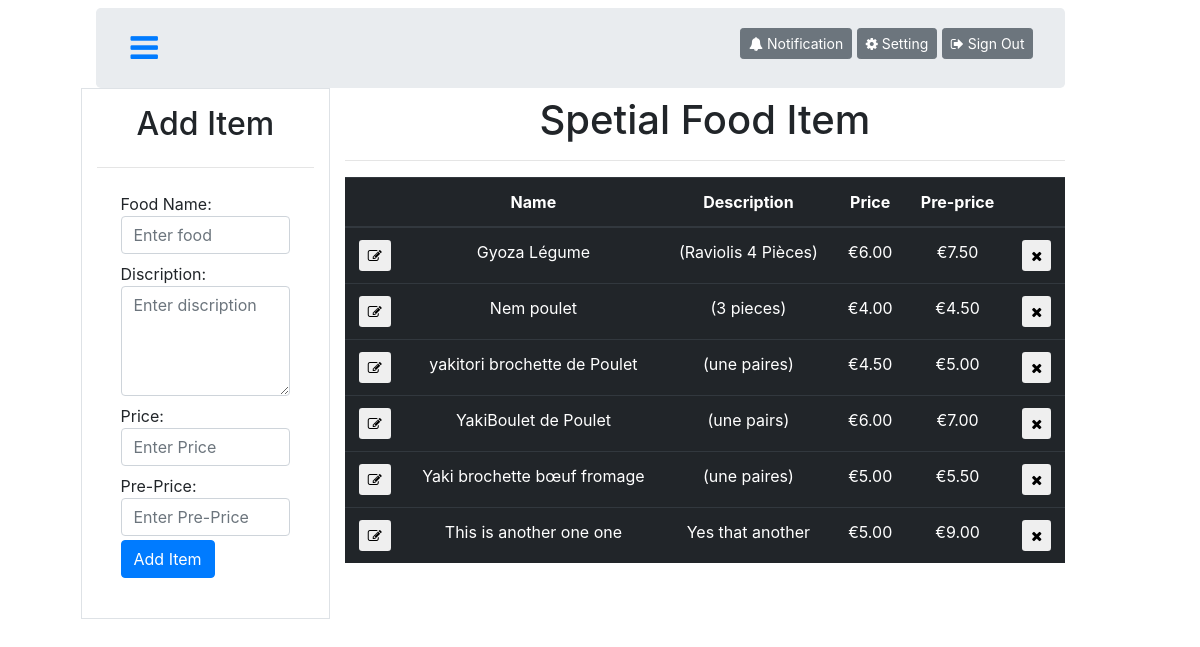
The app's page /admin/special_offer.php with its own data.
### tables this page shows
CREATE TABLE `special_offer` (
  `id` int(11) NOT NULL,
  `fname` varchar(150) NOT NULL,
  `fdiscription` varchar(500) NOT NULL,
  `fprice` double NOT NULL,
  `fpreprice` float NOT NULL
);

### admin/special_offer.php (the view, shortened to what this page needs)
<?php
    require_once 'core/dbconnection.php';
    include 'include/header.php';
    $sql= "SELECT * FROM special_offer";
    $spe_menu = mysqli_query($conn,  $sql);
?>
<section  class="conternar fluid">
    <div class="row d-flex d-md-block flex-nowrap">
        <div class="col-md-10 col px-5 pl-md-2 pt-2 mx-auto flex-collume">
            <div class="row jumbotron p-3 m-0">
                <header class=" col-md-2 col-3">
                    <a href="#" data-target="#sidebar" data-toggle="collapse" aria-expanded="false"><i class="fa fa-navicon fa-2x py-2 p-1"></i></a>
                </header>
                <div class="col-md-10 ml-0">
                    <div class="float-right" id="signout_button">
                      <button type="button" class="btn btn-secondary btn-sm mt-1"><i class="fa fa-bell pr-1"></i>Notification</button>
                      <button type="button" class="btn btn-secondary btn-sm mt-1 "><i class="fa fa-gear pr-1"></i>Setting</button>
                      <button type="button" class="btn btn-secondary btn-sm mt-1"><i class="fa fa-sign-out pr-1"></i>Sign Out</button>
                    </div>
                </div>
            </div>
            <div class="row flex-fill justify-content-around">
                <div class="col-md-3 col border border-1">
                    <h2 class="text-center p-3"><?=((isset($_GET['edit']))?'Edit':'Add')?> Item</h2>
                    <hr class="mt-0">
                    <form class="form-group pl-4 pr-4 pb-4 pt-0" action="special_offer.php<?=((isset($_GET['edit']))?'?edit='.$edit_id:'');?>" method="POST" enctype="multipart/form-data">
                        <?php
                        $food_name='';
                        $food_discription='';
                        $food_price ='';
                        $food_preprice ='';
                        ?>
                        <label for="food" class="mt-2 mb-0">Food Name:</label>
                        <input type="text" class="form-control" id="food" placeholder="Enter food" name="food" value="<?=$food_name;?>" >
                        <label for="discription" class="mt-2 mb-0">Discription:</label>
                        <textarea name="discription" rows="4" class="form-control" id="discription" placeholder="Enter discription" value="Testing"><?=$food_discription;?></textarea>
                        <label for="Price" class="mt-2 mb-0">Price:</label>
                        <input type="Price" class="form-control" id="Price" placeholder="Enter Price" name="price" value="<?=$food_price;?>">
                        <label for="Pre-Price" class="mt-2 mb-0">Pre-Price:</label>
                        <input type="text" class="form-control " id="Pre-Price" placeholder="Enter Pre-Price" name="Pre_Price" value="<?=$food_preprice;?>">
                        <input type="submit" value="<?=((isset($_GET['edit']))?'Edit':'Add')?> Item" class="btn btn-primary mt-1" name="specialitem">
                    </form>
                </div>
                <div class="col-md-9 colsm-12">
                    <h1 class="text-center pt-2">Spetial Food Item</h1>
                    <hr>
                    <table class="table table-dark table-hover text-center ">
                        <thead>
                          <tr>
                            <th></th>
                            <th>Name</th>
                            <th>Description</th>
                            <th>Price</th>
                            <th>Pre-price</th>
                            <th></th>
                          </tr>
                        </thead>
                        <tbody>
                            <?php while( $food=mysqli_fetch_assoc($spe_menu)) : ?>
                          <tr>
                            <td><a href="special_offer.php?edit=<?= $food['id']; ?>"><button class="btn btn-sm btn-default"><i class="fa fa-edit"></i></button></a></td>
                            <td><?= $food['fname'] ?></td>
                            <td><?= $food['fdiscription'] ?></td>
                            <td>&euro;<?= number_format($food['fprice'],2) ?></td>
                            <td>&euro;<?= number_format($food['fpreprice'],2) ?></td>
                            <td><a href="special_offer.php?delete=<?= $food['id']; ?>"><button class="btn btn-sm btn-default"><i class="fa fa-close"></i></button></a></td>
                          </tr>
                          <?php endwhile; ?>
                        </tbody>
                    </table>
                </div>
            </div>
        </div>
    </div>
</section>
</body>
</html>

### admin/css/main.css (style rules this page uses)
* { box-sizing: border-box; }

### records on screen
special_offer: fname "Gyoza Légume", fdiscription "(Raviolis 4 Pièces)", fprice "6.00", fpreprice "7.50"
special_offer: fname "Nem poulet", fdiscription "(3 pieces)", fprice "4.00", fpreprice "4.50"
special_offer: fname "yakitori brochette de Poulet", fdiscription "(une paires)", fprice "4.50", fpreprice "5.00"
special_offer: fname "YakiBoulet de Poulet", fdiscription "(une pairs)", fprice "6.00", fpreprice "7.00"
special_offer: fname "Yaki brochette bœuf fromage", fdiscription "(une paires)", fprice "5.00", fpreprice "5.50"
special_offer: fname "This is another one one", fdiscription "Yes that another", fprice "5.00", fpreprice "9.00"
